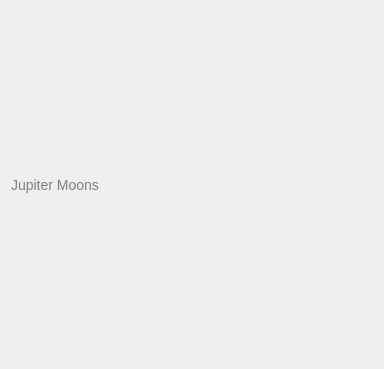
<?xml version="1.0" encoding="UTF-8"?>
<ui version="4.0">
 <class>Form</class>
 <widget class="QWidget" name="Form">
  <property name="geometry">
   <rect>
    <x>0</x>
    <y>0</y>
    <width>384</width>
    <height>369</height>
   </rect>
  </property>
  <property name="windowTitle">
   <string>Jupiter Structures</string>
  </property>
  <property name="styleSheet">
   <string notr="true">QPushButton {
    background-color: #4CAF50;
    color:white;
    font-size:14px;
    border:none;
    border-radius:5px;
    padding-right: 5px;
    padding-left: 5px;
    padding-bottom: 2px;
}

QPushButton:hover {
    background-color: #45a049;
}

QPushButton:pressed {
    background-color: #367c39;
}

QLabel {
    font-size: 14px;
    color: gray;
}

</string>
  </property>
  <layout class="QVBoxLayout" name="verticalLayout">
   <item>
    <widget class="QLabel" name="label">
     <property name="styleSheet">
      <string notr="true"/>
     </property>
     <property name="text">
      <string>Jupiter Moons</string>
     </property>
    </widget>
   </item>
  </layout>
 </widget>
 <resources/>
 <connections/>
</ui>
